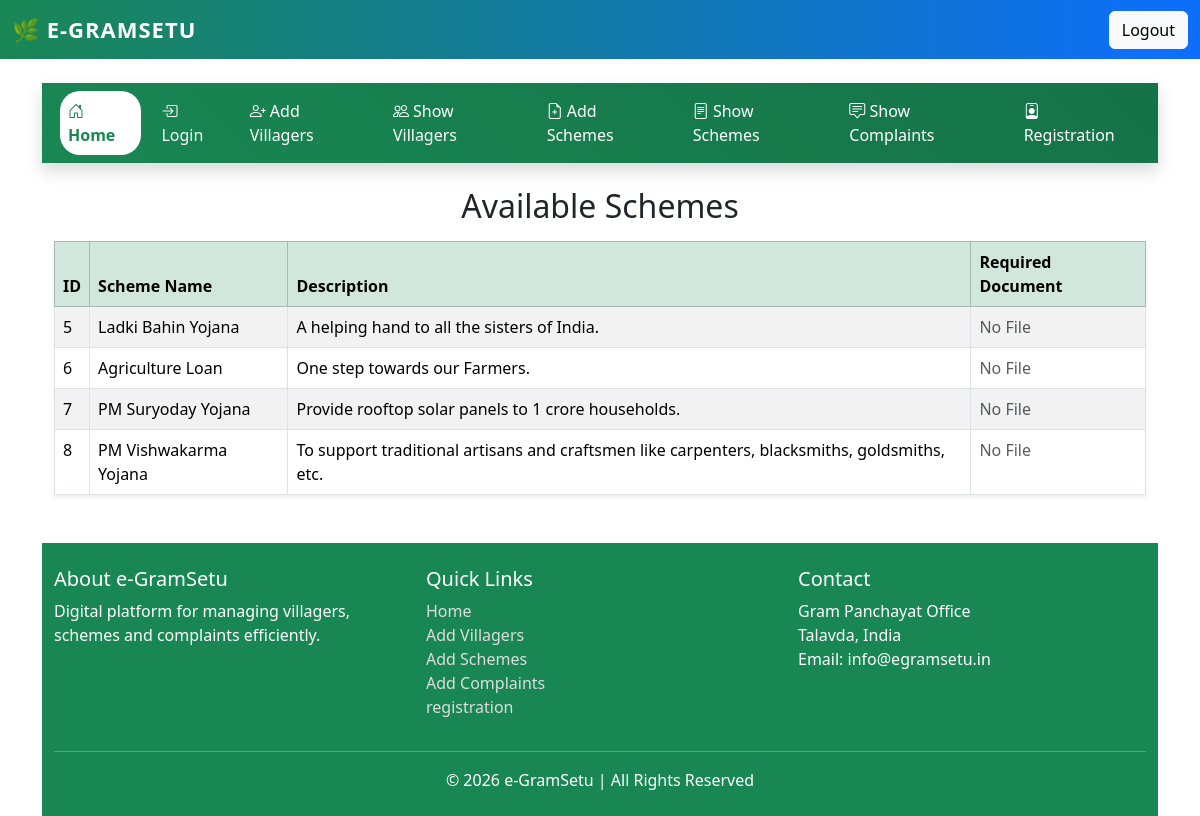
/display_schemes.php, run on the app's committed database.
### tables this page shows
CREATE TABLE `schemes` (
  `id` int(11) NOT NULL,
  `scheme_name` varchar(150) NOT NULL,
  `description` text DEFAULT NULL,
  `eligibility` text DEFAULT NULL,
  `start_date` date DEFAULT NULL,
  `end_date` date DEFAULT NULL,
  `name` varchar(100) DEFAULT NULL
);

### display_schemes.php (the view, shortened to what this page needs)
<?php
include 'includes/header.php';
include 'config/db.php';
$result = $conn->query("SELECT * FROM schemes");
?>
</head>
<body>
<link href="https://cdn.jsdelivr.net/npm/bootstrap@5.3.2/dist/css/bootstrap.min.css" rel="stylesheet">
<link href="https://cdn.jsdelivr.net/npm/bootstrap-icons/font/bootstrap-icons.css" rel="stylesheet">
<nav class="navbar navbar-expand-lg navbar-dark shadow sticky-top custom-navbar">
  <div class="container">
    <div class="collapse navbar-collapse" id="mainNavbar">
      <ul class="navbar-nav ms-auto align-items-lg-center">
        <li class="nav-item">
          <a class="nav-link active" href="dashboard.php"><i class="bi bi-house-door"></i> Home</a>
        </li>
        <li class="nav-item">
          <a class="nav-link" href="login.php"><i class="bi bi-box-arrow-in-right"></i> Login</a>
        </li>
        <li class="nav-item">
          <a class="nav-link" href="add_villager.php"><i class="bi bi-person-plus"></i> Add Villagers</a>
        </li>
        <li class="nav-item">
          <a class="nav-link" href="display_villagers.php"><i class="bi bi-people"></i> Show Villagers</a>
        </li>
        <li class="nav-item">
          <a class="nav-link" href="add_scheme1.php"><i class="bi bi-file-earmark-plus"></i> Add Schemes</a>
        </li>
        <li class="nav-item">
          <a class="nav-link" href="display_schemes.php"><i class="bi bi-file-text"></i> Show Schemes</a>
        </li>
        <li class="nav-item">
          <a class="nav-link" href="display_complaints.php"><i class="bi bi-chat-square-text"></i> Show Complaints</a>
        </li>
        <li class="nav-item">
          <a class="nav-link" href="registartion.php">
            <i class="bi bi-person-badge"></i> Registration
          </a>
        </li>
      </ul>
    </div>
  </div>
</nav>
<div class="container mt-4">
<h2 class="mb-3 text-center">Available Schemes</h2>
<table class="table table-bordered table-striped shadow-sm">
    <thead class="table-success">
        <tr>
            <th>ID</th>
            <th>Scheme Name</th>
            <th>Description</th>
            <th>Required Document</th>
        </tr>
    </thead>
    <tbody>
        <?php
        if ($result && $result->num_rows > 0) {
            while ($row = $result->fetch_assoc()) {
                $document = isset($row['document']) ? $row['document'] : '';
                echo "<tr>
                        <td>{$row['id']}</td>
                        <td>{$row['name']}</td>
                        <td>{$row['description']}</td>
                        <td>";
                if (!empty($document)) {
                    echo "<a href='{$document}' target='_blank' class='btn btn-primary btn-sm me-1'>View PDF</a>";
                    echo "<a href='{$document}' download class='btn btn-success btn-sm'>Download</a>";
                } else {
                    echo "<span class='text-muted'>No File</span>";
                }
                echo "</td></tr>";
            }
        } else {
            echo "<tr><td colspan='4' class='text-center'>No schemes available</td></tr>";
        }
        ?>
    </tbody>
</table>
</div>
<footer class="mt-5">
    <div class="container py-4">
      <div class="row text-center text-md-start">
        <div class="col-md-4">
          <h5>About e-GramSetu</h5>
          <p>Digital platform for managing villagers, schemes and complaints efficiently.</p>
        </div>
        <div class="col-md-4">
          <h5>Quick Links</h5>
          <ul class="list-unstyled">
            <li><a href="#">Home</a></li>
            <li><a href="add_villager.php">Add Villagers</a></li>
            <li><a href="add_scheme.php">Add Schemes</a></li>
            <li><a href="add_complaints.php">Add Complaints</a></li>
            <li><a href="registartion.php">registration </a></li>
          </ul>
        </div>
        <div class="col-md-4">
          <h5>Contact</h5>
          <p>Gram Panchayat Office<br>Talavda, India<br>Email: info@egramsetu.in</p>
        </div>
      </div>
      <hr class="bg-light">
      <div class="text-center">
        © 2026 e-GramSetu | All Rights Reserved
      </div>
    </div>
  </footer>

### includes/header.php (shortened to what this page needs)
<!DOCTYPE html>
<html>
<head>
    <link href="https://cdn.jsdelivr.net/npm/bootstrap@5.3.0/dist/css/bootstrap.min.css" rel="stylesheet">
</head>
<body>
<nav class="navbar navbar-expand-lg navbar-dark bg-success mb-4">
  <div class="container-fluid">
    <a class="navbar-brand fw-bold text-uppercase" href="dashboard.php"> 🌿 e-GramSetu</a>
    <div>
      <a class="btn btn-light" href="logout.php">Logout</a>
    </div>
  </div>
</nav>
<div class="container">

### display_schemes.php (style rules this page uses)
body { background-color: #f8f9fa; }
.navbar { background: linear-gradient(90deg, #198754, #0d6efd); }
.navbar-brand { font-size: 22px; letter-spacing: 1px; }
.navbar-nav .nav-link { position: relative; transition: 0.3s; font-weight: 500; }
.navbar-nav .nav-link::after { content: ""; position: absolute; width: 0; height: 2px; background: #ffd700; left: 0; bottom: 0; transition: width 0.3s; }
footer { background: #198754; color: white; }
footer a { color: #ddd; text-decoration: none; }
.custom-navbar { background: linear-gradient(45deg, #198754, #157347); }
.custom-navbar .nav-link { color: #ffffff !important; margin: 0 6px; padding: 8px 14px; border-radius: 20px; transition: 0.3s ease; font-weight: 500; }
.custom-navbar .nav-link.active { background-color: #ffffff; color: #198754 !important; font-weight: 600; }
.navbar-brand { letter-spacing: 1px; font-size: 22px; }

### data on the page
schemes: id "5", name "Ladki Bahin Yojana", description "A helping hand to all the sisters of India."
schemes: id "6", name "Agriculture Loan", description "One step towards our Farmers."
schemes: id "7", name "PM Suryoday Yojana", description "Provide rooftop solar panels to 1 crore households."
schemes: id "8", name "PM Vishwakarma Yojana", description "To support traditional artisans and craftsmen like carpenters, blacksmiths, goldsmiths, etc."
